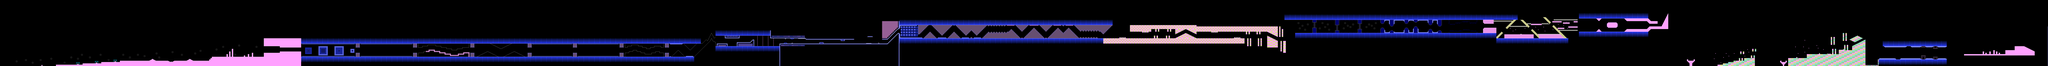

Tiled map render using the project's own tile images. Description and the map definition, with tile-layer contents summarised, below:
An orthogonal 1537x50 tile map with 16x16 px tiles, 2 tile layers (l2, l1), 2 tilesets and 1128 objects.

<map version="1.10" tiledversion="1.11.2" orientation="orthogonal" renderorder="right-down" width="1537" height="50" tilewidth="16" tileheight="16" infinite="0" nextlayerid="8" nextobjectid="1810">
 <editorsettings>
  <export target="dorabaebasic7.json" format="json" />
 </editorsettings>
 <properties>
  <property name="BG" type="color" value="#ff000000" />
  <property name="Background Type" type="int" value="0" />
  <property name="COL1" type="color" value="#ff000426" />
  <property name="COL2" type="color" value="#ffffffff" />
  <property name="COL3" type="color" value="#ffffffff" />
  <property name="COL4" type="color" value="#ffffffff" />
  <property name="Difficulty" value="HARD" />
  <property name="GROUND" type="color" value="#ff000000" />
  <property name="Gamemode" type="int" value="0" />
  <property name="Ground Type" type="int" value="0" />
  <property name="Level name" value="DORABAEBASIC7" />
  <property name="OBJ" type="color" value="#ffffffff" />
  <property name="Song" value="CLOWNPARTY" />
  <property name="Speed" type="int" value="0" />
  <property name="Stars" type="int" value="4" />
 </properties>
 <tileset firstgid="1" source="famidash.tsx" />
 <tileset firstgid="16385" source="sprites.tsx" />
 <layer id="4" name="l2" width="1537" height="50">
  <data>[76850 cells, 24175 non-empty, 98 distinct tile ids]</data>
 </layer>
 <layer id="1" name="l1" width="1537" height="50">
  <data>[76850 cells, 32246 non-empty, 304 distinct tile ids]</data>
 </layer>
 <objectgroup id="7" name="SP">
  <!-- 1128 objects omitted --></objectgroup>
</map>
<!-- 1128 of 1128 objects omitted -->
